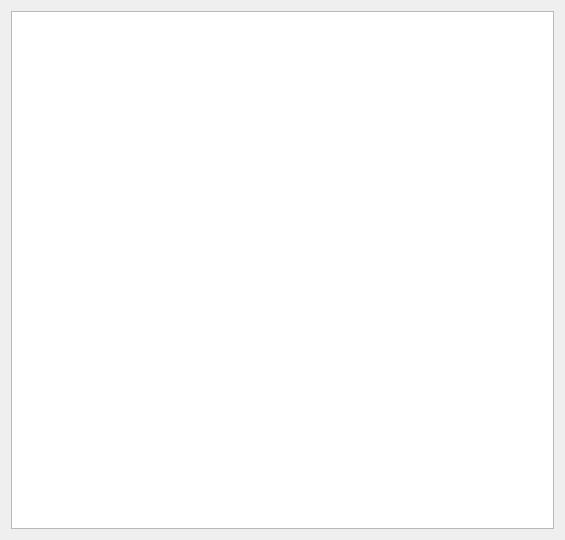
<?xml version="1.0" encoding="UTF-8"?>
<ui version="4.0">
 <class>DataTableWindow</class>
 <widget class="QWidget" name="DataTableWindow">
  <property name="geometry">
   <rect>
    <x>0</x>
    <y>0</y>
    <width>565</width>
    <height>540</height>
   </rect>
  </property>
  <property name="windowTitle">
   <string>Form</string>
  </property>
  <layout class="QVBoxLayout" name="verticalLayout">
   <item>
    <layout class="QGridLayout" name="gridLayout">
     <item row="0" column="0">
      <widget class="QTableView" name="tableView"/>
     </item>
    </layout>
   </item>
  </layout>
 </widget>
 <resources/>
 <connections/>
</ui>
